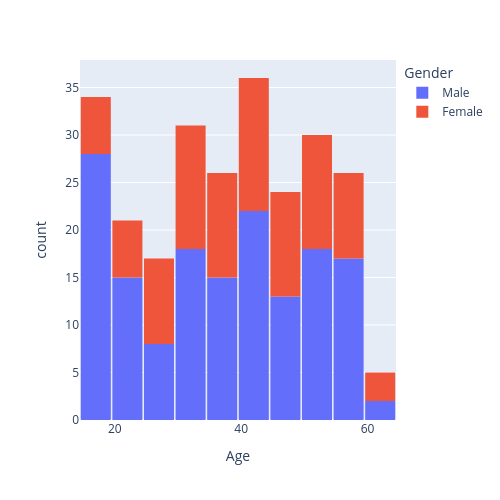

Notebook cell for this chart:
### Code cell
fig=px.histogram(df,x='Age',nbins=10,color='Gender')
fig.update_layout(
    bargap=0.05,
    width=500,
height=500)

fig.show()

### Figure 1 — Plotly figure (JSON) as saved in the notebook; plotly's stock layout.template omitted (floating-point values rounded to 4 significant figures; data arrays with more than 128 entries replaced by an {"elided": "..."} marker saying what was removed)
{"data": [{"bingroup": "x", "hovertemplate": "Gender=Male<br>Age=%{x}<br>count=%{y}<extra></extra>", "legendgroup": "Male", "marker": {"color": "#636efa", "pattern": {"shape": ""}}, "name": "Male", "nbinsx": 10, "orientation": "v", "showlegend": true, "type": "histogram", "x": {"elided": "156 float values"}, "xaxis": "x", "yaxis": "y"}, {"bingroup": "x", "hovertemplate": "Gender=Female<br>Age=%{x}<br>count=%{y}<extra></extra>", "legendgroup": "Female", "marker": {"color": "#EF553B", "pattern": {"shape": ""}}, "name": "Female", "nbinsx": 10, "orientation": "v", "showlegend": true, "type": "histogram", "x": [46.0, 53.0, 60.0, 26.0, 40.0, 60.0, 30.0, 51.0, 19.0, 23.0, 34.0, 51.0, 30.0, 36.0, 25.0, 22.0, 55.0, 52.0, 20.0, 40.0, 53.0, 41.0, 59.0, 60.0, 38.0, 19.0, 57.0, 23.0, 33.0, 48.0, 43.0, 40.0, 34.0, 53.0, 54.0, 42.0, 37.0, 50.0, 34.0, 48.0, 43.0, 28.0, 40.0, 33.0, 27.0, 46.0, 33.0, 18.0, 34.0, 53.0, 46.0, 38.0, 38.0, 43.0, 40.0, 46.0, 52.0, 55.0, 52.0, 26.0, 21.0, 20.0, 36.0, 40.0, 40.0, 38.0, 37.0, 40.0, 48.0, 57.0, 29.0, 30.0, 47.0, 25.0, 57.0, 18.0, 30.0, 55.0, 39.0, 59.0, 39.0, 30.0, 19.0, 59.0, 30.0, 27.0, 49.0, 25.0, 51.0, 39.0, 41.0, 47.0, 18.0, 48.0], "xaxis": "x", "yaxis": "y"}], "layout": {"bargap": 0.05, "barmode": "relative", "height": 500, "legend": {"title": {"text": "Gender"}, "tracegroupgap": 0}, "margin": {"t": 60}, "width": 500, "xaxis": {"anchor": "y", "domain": [0, 1], "title": {"text": "Age"}}, "yaxis": {"anchor": "x", "domain": [0, 1], "title": {"text": "count"}}}}
